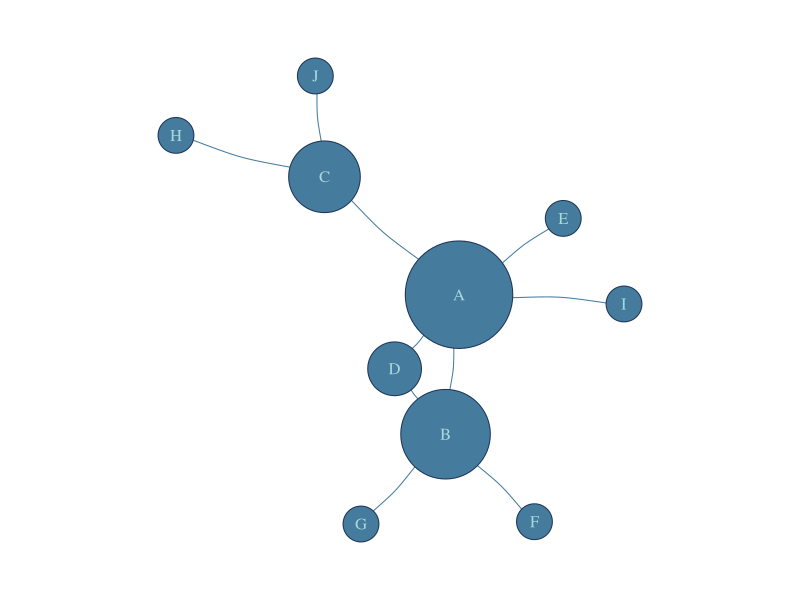

Here is the R script that generated this plot:
## ---- chunk 1
require(igraph, quietly = TRUE)
require(kableExtra)
## ---- chunk 2
set.seed(124)
A = data.frame(source = sample(LETTERS[1:4], size = 10, replace = T), 
               target = sample(LETTERS[1:10]))
g = igraph::graph_from_data_frame(A, directed = F)
V(g)$color = "#457b9d"
V(g)$frame.color = '#1d3557'
V(g)$size = (degree(g)+1)*8
V(g)$label.color = '#a8dadc'

E(g)$color = '#457b9d'
E(g)$curved = 0.1
## ---- chunk 3
g %>% 
  as_adjacency_matrix(., sparse = F)%>% 
  kbl(caption = 'Mathematical Representation of a Network: Adjacency Matrix.') %>%
  kable_styling()
## ---- chunk 4
e = g %>% as_edgelist() %>% as.data.frame()
names(e) = c('Source', 'Target')
kbl(e, caption = "Mathematical Representation of a Network: Edge List.") %>%
  kable_styling()
## ---- chunk 5
par(mar = c(0,0,0,0))
plot(g)
